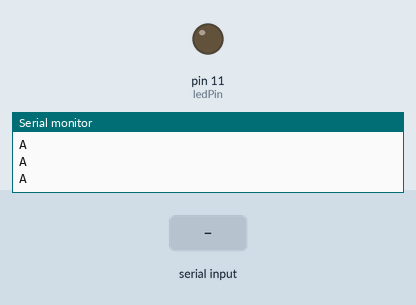
Simulated run of this sketch. Board: Arduino Uno, built with avr-gcc and run on an emulated ATmega328P. On the bench: output pins drawn as LEDs (lit = HIGH), the last lines printed to the serial monitor. Inputs (shaded band) come from the test bench.

Above: at 1.2 s.
1.3 s: "A90\n" received over Serial
At 2.0 s:
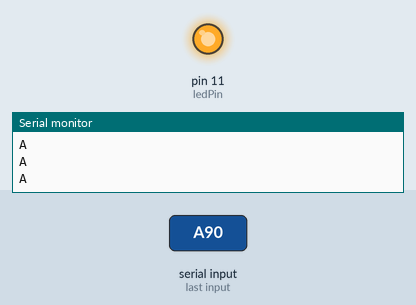
3.0 s: byte 69 ('E') received over Serial
5.5 s: "E90\n" received over Serial
7.0 s: "E,45\n" received over Serial
Timing chart, 0 to 9.5 s (numbered marks = the images above; inputs shaded):
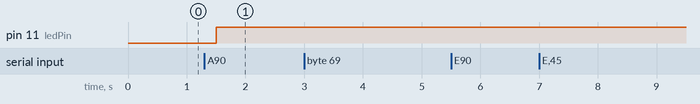

The sketch:

arduinoEDA.ino
```cpp
char val; // Data received from the serial port
int ledPin = 11; // Set the pin to digital I/O 13
bool handshakeDone = false; // Flag to indicate if the handshake is done
float min_EDA = 10;
float max_EDA = 0;
float curr_EDA = 0;
int i = 0;
int change_min=0;
int change_max=0;

void setup() {
  pinMode(ledPin, OUTPUT); // Set pin as OUTPUT
  Serial.begin(9600); // Start serial communication at 9600 bps
}

void loop() {
  if (!handshakeDone) {
    establishContact(); // Perform handshake with Processing
   }

   else {
    if (Serial.available()) {

      val = Serial.read(); // Read data from Processing

      if (val == 'E') { // EDA data received
        curr_EDA = processEDAData(); // Process EDA data
        if (curr_EDA > max_EDA) {
          Serial.print("Max assigned");
          Serial.println(curr_EDA,6);
          max_EDA = curr_EDA;
          change_max++;
        }
        else if (curr_EDA < min_EDA) {
          Serial.print("Min assigned");
          Serial.println(curr_EDA,6);
          min_EDA = curr_EDA;
          change_min++;
        }

        Serial.print("CURR: ");
        Serial.println(curr_EDA,6);
        Serial.print("MAX: ");
        Serial.println(max_EDA,6);
        Serial.print("MIN: ");
        Serial.println(min_EDA,6);
        i++;
      }
      //Serial.print("counter: ");
      //Serial.println(i);
      if (i >= 500) {
        Serial.print("Min EDA: ");
        Serial.println(min_EDA,6);
        Serial.print("Max EDA: ");
        Serial.println(max_EDA,6);
        Serial.println(change_min);
        Serial.println(change_max);
      }
    }
  }
}


void establishContact() {
  while (!handshakeDone) {
    if (Serial.available()) {
      val = Serial.read();
      //Serial.print("VAL: ");
      //Serial.println(val);
      if (val == 'A') {
        Serial.println("A"); // Respond with 'A' to confirm contact
        handshakeDone = true; // Handshake is done
        digitalWrite(ledPin, HIGH); // Turn on the LED to indicate successful handshake
      }
    } else {
      Serial.println("A"); // Send 'A' to request contact
      delay(300);
    }
  }
}

float processEDAData() {
  // Read EDA data from Processing
   String edaDataString = Serial.readStringUntil('\n');
   Serial.print("EDA as string: ");
   Serial.println(edaDataString);
   //edaDataString=edaDataString.remove(0,1);
  // Convert the string to a float
  float edaData = atof(edaDataString.c_str());

  // Send acknowledgement back to Processing

  Serial.print("E");
  Serial.println(edaData,6);
  Serial.println("----------------------");
  return edaData;
}
```

Measured:
- after the input at 1.3 s, pin 11 (ledPin): LOW → HIGH after 0.20 s
